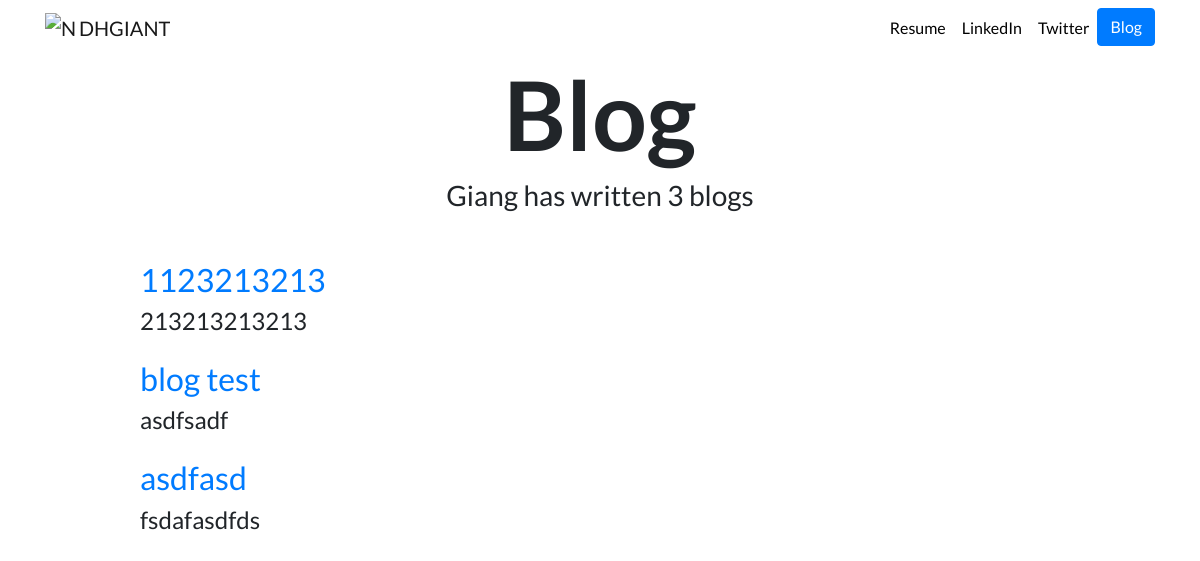
/blog/, run on an earlier commit of the app's database.
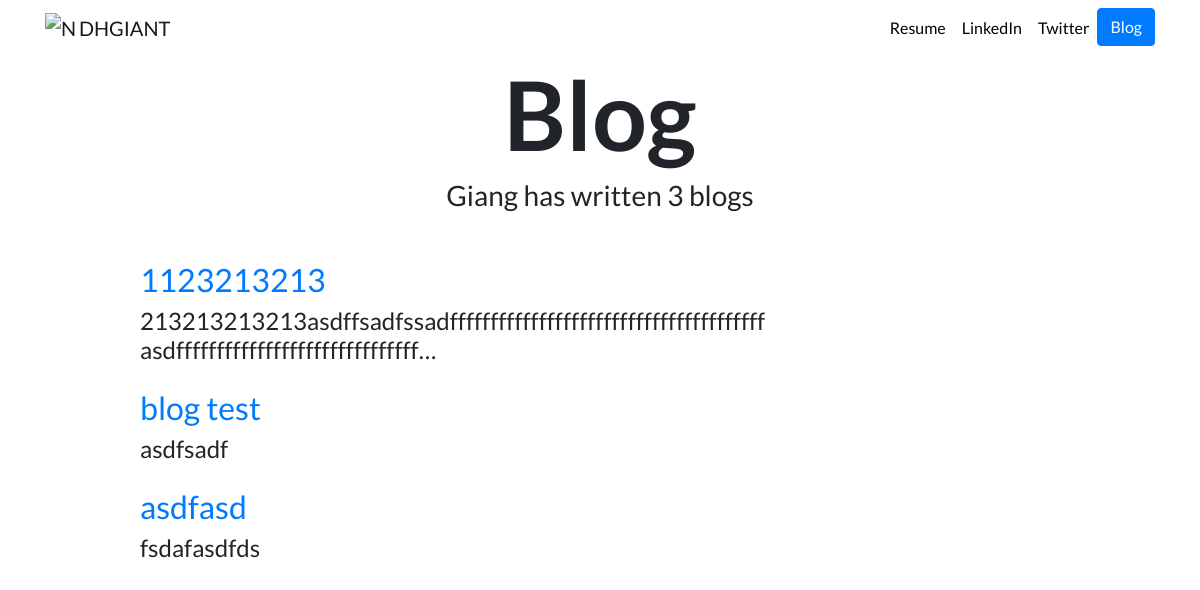
And on a later commit of the database.
### blog/models.py (models this page shows, shortened)
class Blog(models.Model):
    title = models.CharField(max_length=200)
    description = models.TextField()
    date_created = models.DateField()

### blog/views.py (the view)
# urls.py: path('', views.all_blogs, name='all_blogs'),
def all_blogs(request):
    blogs = Blog.objects.order_by('-date_created')[:5]
    return render(request, 'blog/all_blogs.html', {'blogs': blogs})

### blog/templates/blog/all_blogs.html (shortened to what this page needs)
{% extends "portfolio/base.html" %}
{% load static %}
{% block content %}
<h1 id="blogtitle" class="font-weight-bold text-center">Blog</h1>
<h3 class="text-center mb-5">Giang has written {{ blogs.count }} blog{{ blogs.count|pluralize }}</h3>
{% for blog in blogs %}
<div class="row justify-content-center my-3">
  <div class="col-md-10">
    <a href="{% url 'blog:detail' blog.id %}">
      <h2>{{ blog.title }}</h2>
    </a>
    <h4>{{ blog.description|striptags|truncatechars:100 }}</h4>
  </div>
</div>
{% endfor %}
{% endblock %}

What changed in the data, as far as the page shows it:
changed Blog: description "213213213213" → "213213213213asdffsadfssadfffffffffffffffffffffffffffffffffffffff asdffffffffffffffffffffffffffffff…"
